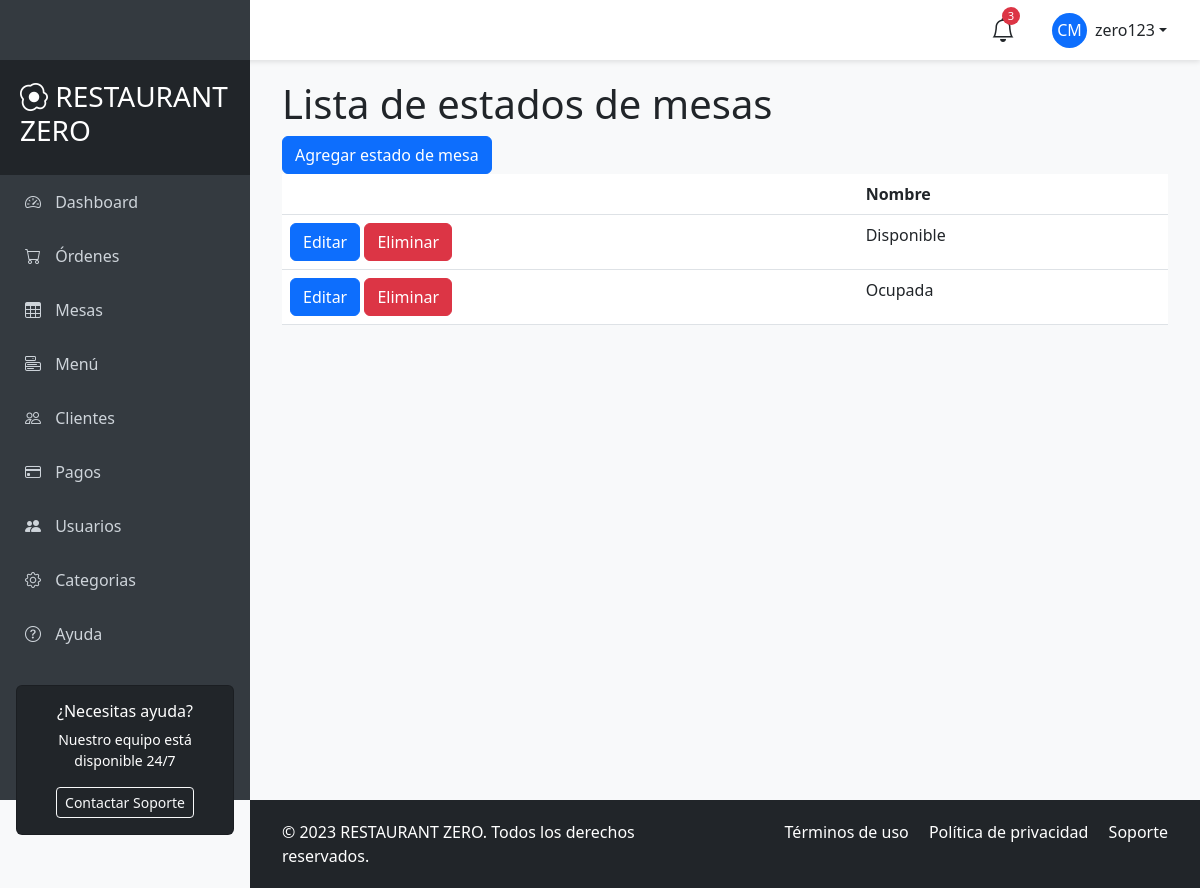
The app's page /ordenes/mesas_estado/ (signed in) with its own data.
### apps/accounts/models.py (models this page shows)
class AppUser(AbstractUser):
    pass

### apps/ordenes/models.py (models this page shows, shortened)
class MesaEstado(models.Model):
    nombre = models.CharField(max_length=50)

### apps/ordenes/views.py (the view)
# urls.py: path('mesas_estado/', views.MesaEstadoListView.as_view(), name='mesas_estado_list'),
class MesaEstadoListView(LoginRequiredMixin, ListView):
    model = MesaEstado
    template_name = 'mesas/mesas_estado_list.html'
    context_object_name = 'mesas_estados'

### templates/mesas/mesas_estado_list.html
{% extends 'main/base_user.html' %}
{% block content %}
<h1>Lista de estados de mesas</h1>
<a class="btn btn-primary" href="{% url 'ordenes:mesas_estado_create' %}">Agregar estado de mesa</a>
<table class="table">
    <thead>
        <tr>
            <th></th>
            <th>Nombre</th>
        </tr>
    </thead>
    <tbody>
        {% for mesa_estado in mesas_estados %}
        <tr>
            <td>
                <a class="btn btn-primary" href="{% url 'ordenes:mesas_estado_update' mesa_estado.pk %}">Editar</a>
                <a class="btn btn-danger" href="{% url 'ordenes:mesas_estado_delete' mesa_estado.pk %}">Eliminar</a>
            </td>
            <td>{{ mesa_estado.nombre }}</td>
        </tr>
        {% endfor %}
    </tbody>
</table>
{% endblock %}

### templates/main/base_user.html (shortened to what this page needs)
<!DOCTYPE html>
<html lang="es">
<head>
    <link href="https://cdn.jsdelivr.net/npm/bootstrap@5.3.0/dist/css/bootstrap.min.css" rel="stylesheet">
    <link rel="stylesheet" href="https://cdn.jsdelivr.net/npm/bootstrap-icons@1.10.0/font/bootstrap-icons.css">
</head>
<body>
    <nav id="sidebar">
        <div class="sidebar-header">
            <h3><i class="bi bi-egg-fried"></i> RESTAURANT ZERO</h3>
        </div>
        <ul class="list-unstyled">
            <li class="active"><a href="#"><i class="bi bi-speedometer2"></i> Dashboard</a></li>
            <li><a href="{% url 'ordenes:ordenes_list' %}"><i class="bi bi-cart"></i> Órdenes</a></li>
            <li><a href="{% url 'ordenes:mesas_list' %}"><i class="bi bi-table"></i> Mesas</a></li>
            <li><a href="{% url 'platillos:platillos_list' %}"><i class="bi bi-menu-button"></i> Menú</a></li>
            <li><a href="#"><i class="bi bi-people"></i> Clientes</a></li>
            <li><a href="{% url 'ordenes:pagos_list' %}"><i class="bi bi-credit-card"></i> Pagos</a></li>
            <li><a href="{% url 'accounts:user_list' %}"><i class="bi bi-people-fill"></i> Usuarios</a> </li>
            <li><a href="{% url 'platillos:categoria_list' %}"><i class="bi bi-gear"></i> Categorias</a></li>
            <li><a href="#"><i class="bi bi-question-circle"></i> Ayuda</a></li>
        </ul>
        <div class="px-3 mt-4">
            <div class="card bg-dark text-white">
                <div class="card-body text-center">
                    <h6>¿Necesitas ayuda?</h6>
                    <p class="small">Nuestro equipo está disponible 24/7</p>
                    <button class="btn btn-sm btn-outline-light">Contactar Soporte</button>
                </div>
            </div>
        </div>
    </nav>
    <header id="header" class="d-flex align-items-center justify-content-between">
        <button type="button" id="sidebarCollapse" class="btn">
        </button>
        <div class="d-flex align-items-center">
            <div class="position-relative me-4">
                <i class="bi bi-bell fs-4"></i>
                <span class="notification-badge">3</span>
            </div>
            <div class="dropdown">
                <button class="btn dropdown-toggle d-flex align-items-center" type="button" id="userDropdown" data-bs-toggle="dropdown" aria-expanded="false">
                    <div class="rounded-circle bg-primary d-flex align-items-center justify-content-center me-2" style="width: 35px; height: 35px;">
                        <span class="text-white">CM</span>
                    </div>
                    {{ request.user.username }}
                </button>
            </div>
        </div>
    </header>
    <div id="content">
        <div class="container-fluid">
            {% block content %}
            {% endblock %}
        </div>
    </div>
    <footer id="footer" class="bg-dark text-white">
        <div class="container-fluid">
            <div class="row">
                <div class="col-md-6">
                    <p class="mb-0">&copy; 2023 RESTAURANT ZERO. Todos los derechos reservados.</p>
                </div>
                <div class="col-md-6 text-md-end">
                    <p class="mb-0">
                        <a href="#" class="text-white text-decoration-none me-3">Términos de uso</a>
                        <a href="#" class="text-white text-decoration-none me-3">Política de privacidad</a>
                        <a href="#" class="text-white text-decoration-none">Soporte</a>
                    </p>
                </div>
            </div>
        </div>
    </footer>
</body>
</html>

### templates/main/base_user.html (style rules this page uses)
:root { --primary-color: #dc3545; --secondary-color: #ffc107; --sidebar-width: 250px; --header-height: 60px; }
body { font-family: 'Segoe UI', Tahoma, Geneva, Verdana, sans-serif; background-color: #f8f9fa; overflow-x: hidden; }
#sidebar { height: 100vh; width: var(--sidebar-width); position: fixed; top: 0; left: 0; background-color: #343a40; color: white; padding-top: var(--header-height); transition: all 0.3s; z-index: 1000; }
#sidebar .sidebar-header { padding: 20px; background-color: #212529; }
#sidebar ul li a { padding: 15px 25px; display: block; color: #ced4da; text-decoration: none; transition: all 0.3s; }
#sidebar ul li a i { margin-right: 10px; width: 20px; text-align: center; }
#header { height: var(--header-height); position: fixed; top: 0; left: 0; right: 0; background-color: white; box-shadow: 0 2px 5px rgba(0,0,0,0.1); z-index: 900; padding: 0 20px; }
#sidebarCollapse { background: transparent; border: none; color: var(--primary-color); font-size: 1.5rem; }
#content { margin-left: var(--sidebar-width); padding: 20px; padding-top: calc(var(--header-height) + 20px); transition: all 0.3s; min-height: 100vh; }
#footer { background-color: #343a40; color: white; padding: 20px; margin-left: var(--sidebar-width); transition: all 0.3s; }
.notification-badge { position: absolute; top: -5px; right: -5px; background-color: var(--primary-color); color: white; border-radius: 50%; width: 18px; height: 18px; font-size: 0.7rem; display: flex; align-items: center; justify-content: center; }

### records on screen
AppUser: user.username "zero123"
MesaEstado: nombre "Disponible"
MesaEstado: nombre "Ocupada"
